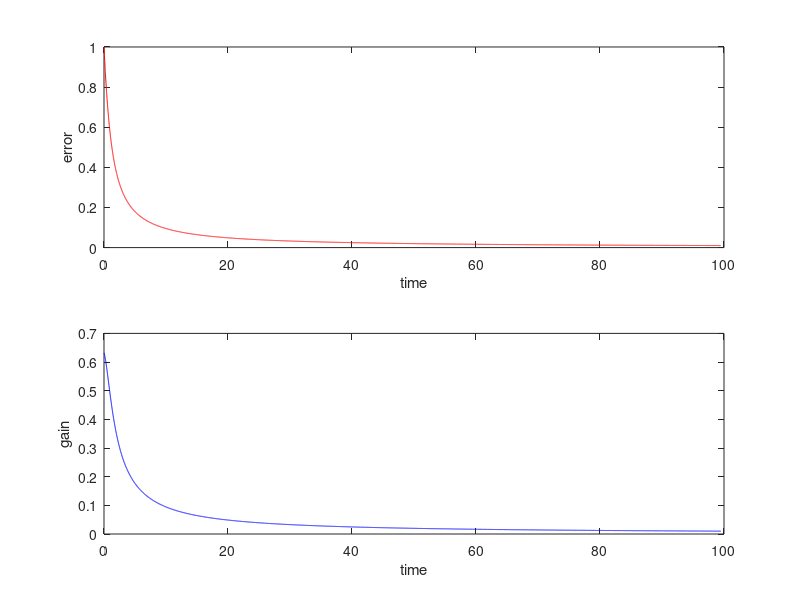
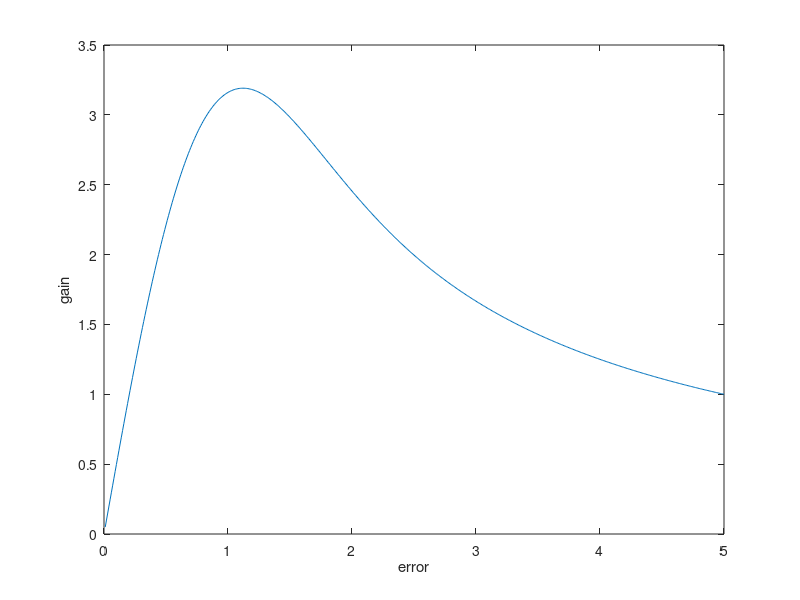

Write the MATLAB code that produced these figures, in order.
% KVAR Allows to see the shape of the variable K, the gain of the robot's
% controller for go-to-goal and obstacle avoidance.

%% Clean
clear all
close all
clc

%% Paramaters
% initial error xg-x, yg-y
e0 = 1;

% alpha
alpha = 1;

% error tolerance
epsilon = 0.01;

% dt
dt = 0.01;

%% Computations (dt = 1)
% go-to-goal
e = e0;
k = e0*(1-exp(-alpha*abs(e)^2))/abs(e);

error = e;
gain = k;

while e > epsilon
   % next error
   e = e*(1-k*dt);
   
   % next gain
   k = e0*(1-exp(-alpha*abs(e)^2))/abs(e);
   
   % save vectors
   error = [error; e];
   gain = [gain; k];
end

%% Plot
t = 0:dt:(length(error)-1)*dt;

figure()
box;

f(1) = subplot(2,1,1);
plot(t, error, 'r');
xlabel('time');
ylabel('error');

f(2) = subplot(2,1,2);
plot(t, gain, 'b');
xlabel('time');
ylabel('gain');

linkaxes(f, 'x');

figure()
e = 0:0.01:5;
plot(e, 5.*(1-exp(-alpha.*abs(e).^2))./abs(e));
xlabel('error');
ylabel('gain');
